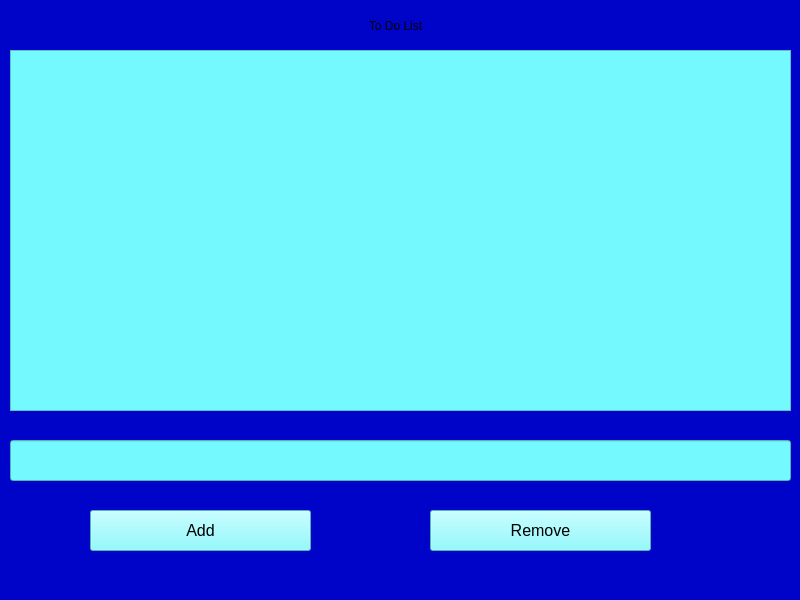
<?xml version="1.0" encoding="UTF-8"?>
<ui version="4.0">
 <class>MainWindow</class>
 <widget class="QMainWindow" name="MainWindow">
  <property name="geometry">
   <rect>
    <x>0</x>
    <y>0</y>
    <width>800</width>
    <height>600</height>
   </rect>
  </property>
  <property name="windowTitle">
   <string>MainWindow</string>
  </property>
  <property name="styleSheet">
   <string notr="true">background-color: rgb(0, 3, 200);</string>
  </property>
  <widget class="QWidget" name="centralwidget">
   <widget class="QLabel" name="Title">
    <property name="geometry">
     <rect>
      <x>10</x>
      <y>10</y>
      <width>771</width>
      <height>31</height>
     </rect>
    </property>
    <property name="styleSheet">
     <string notr="true">font: 75 20pt &quot;MS Shell Dlg 2&quot;;</string>
    </property>
    <property name="text">
     <string>To Do List</string>
    </property>
    <property name="alignment">
     <set>Qt::AlignCenter</set>
    </property>
   </widget>
   <widget class="QListWidget" name="listWidget">
    <property name="geometry">
     <rect>
      <x>10</x>
      <y>50</y>
      <width>781</width>
      <height>361</height>
     </rect>
    </property>
    <property name="font">
     <font>
      <pointsize>12</pointsize>
     </font>
    </property>
    <property name="styleSheet">
     <string notr="true">background-color: rgb(116, 249, 255);</string>
    </property>
   </widget>
   <widget class="QLineEdit" name="lineEdit">
    <property name="geometry">
     <rect>
      <x>10</x>
      <y>440</y>
      <width>781</width>
      <height>41</height>
     </rect>
    </property>
    <property name="styleSheet">
     <string notr="true">background-color: rgb(116, 249, 255);
font: 75 14pt &quot;MS Shell Dlg 2&quot;;</string>
    </property>
   </widget>
   <widget class="QPushButton" name="btnadd">
    <property name="geometry">
     <rect>
      <x>90</x>
      <y>510</y>
      <width>221</width>
      <height>41</height>
     </rect>
    </property>
    <property name="font">
     <font>
      <pointsize>12</pointsize>
     </font>
    </property>
    <property name="styleSheet">
     <string notr="true">background-color: rgb(116, 249, 255);</string>
    </property>
    <property name="text">
     <string>Add</string>
    </property>
   </widget>
   <widget class="QPushButton" name="btnremove">
    <property name="geometry">
     <rect>
      <x>430</x>
      <y>510</y>
      <width>221</width>
      <height>41</height>
     </rect>
    </property>
    <property name="font">
     <font>
      <pointsize>12</pointsize>
     </font>
    </property>
    <property name="styleSheet">
     <string notr="true">background-color: rgb(116, 249, 255);</string>
    </property>
    <property name="text">
     <string>Remove</string>
    </property>
   </widget>
  </widget>
  <widget class="QMenuBar" name="menubar">
   <property name="geometry">
    <rect>
     <x>0</x>
     <y>0</y>
     <width>800</width>
     <height>21</height>
    </rect>
   </property>
  </widget>
  <widget class="QStatusBar" name="statusbar"/>
 </widget>
 <resources/>
 <connections/>
</ui>
